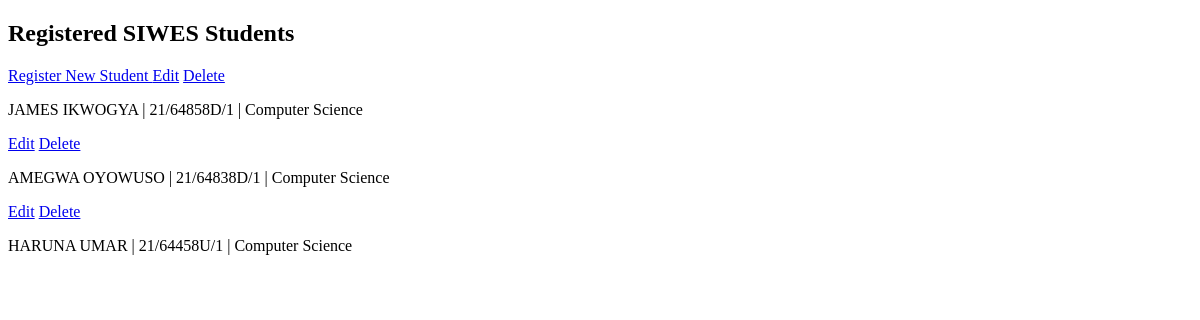
Before: /students/students/ with the older database file.
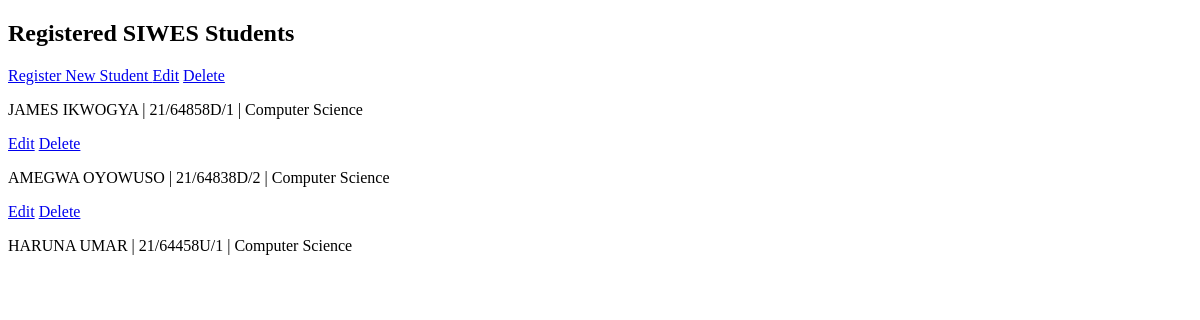
After: the same page with the newer database file.
### students/models.py (models this page shows, shortened)
class Student(models.Model):
    first_name = models.CharField(max_length=100)
    last_name = models.CharField(max_length=100)
    matric_number = models.CharField(
        max_length=30,
        unique=True
    )
    department = models.CharField(max_length=100)
    institution = models.CharField(max_length=150)
    email = models.EmailField(unique=True)
    phone = models.CharField(max_length=20)
    date_registered = models.DateTimeField(
        auto_now_add=True
    )

### students/views.py (the view)
# urls.py: path('', lambda request: redirect('student_list')),
def student_list(request):
    students = Student.objects.all()
    return render(request, 'students/student_list.html', {
        'students': students
    })

### students/templates/students/student_list.html (shortened to what this page needs)
<!DOCTYPE html>
<html>
<head>
</head>
<body>
    <h2>Registered SIWES Students</h2>
    <a href="{% url 'student_create' %}">
        Register New Student
    </a>
    {% for student in students %}
     <a href="{% url 'student_update' student.pk %}">Edit</a>
    <a href="{% url 'student_delete' student.pk %}">Delete</a>
        <p>
            {{ student.first_name }}
            {{ student.last_name }} |
            {{ student.matric_number }} |
            {{ student.department }}
        </p>
    {% empty %}
        <p>No students registered yet.</p>
    {% endfor %}
</body>
</html>

Changed rows visible on the page:
changed Student "AMEGWA": matric_number "21/64838D/1" → "21/64838D/2"
